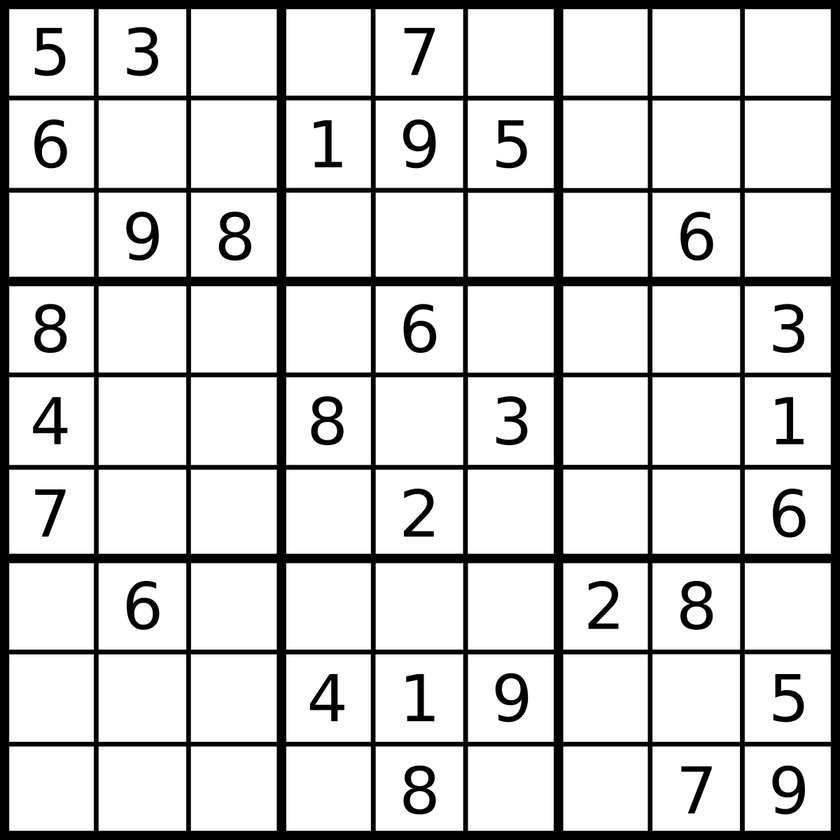
#> input picture openCV/images/r.png, 840 x 840 px, shrunk from 1200 x 1200 before the run, given in place of r.jpg, which was not available
$ python ex40_SobelEdgeDetection.py   (older library calls are emulated)
#> lines starting #> are read from the running program, lines starting #| are printed output that depends on the picture; pictures that were not available may be replaced by others from this repository, and a replacement may not be noted
import numpy as np
import matplotlib.pyplot as plt
from cv2 import cv2

myImg = cv2.imread('E:\\ImageProcessingdenemeleri\\images\\r.jpg')
#> myImg is the input picture: shape (840, 840, 3); min 0, max 255, mean 209.7

myImg64I = cv2.Sobel(myImg,cv2.CV_64F,1,0,ksize = 3)
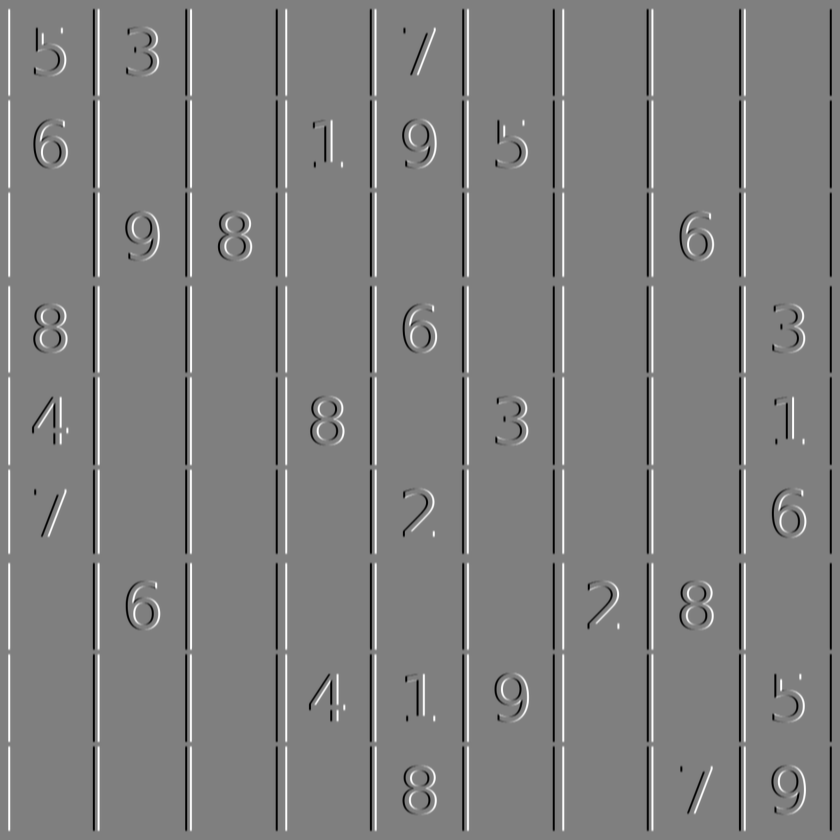
#> myImg64I: shape (840, 840, 3) float64; min -1020, max 1020, mean 0; drawn with min black and max white
myImg8UI = cv2.Sobel(myImg, cv2.CV_8U,1,0,ksize = 3)
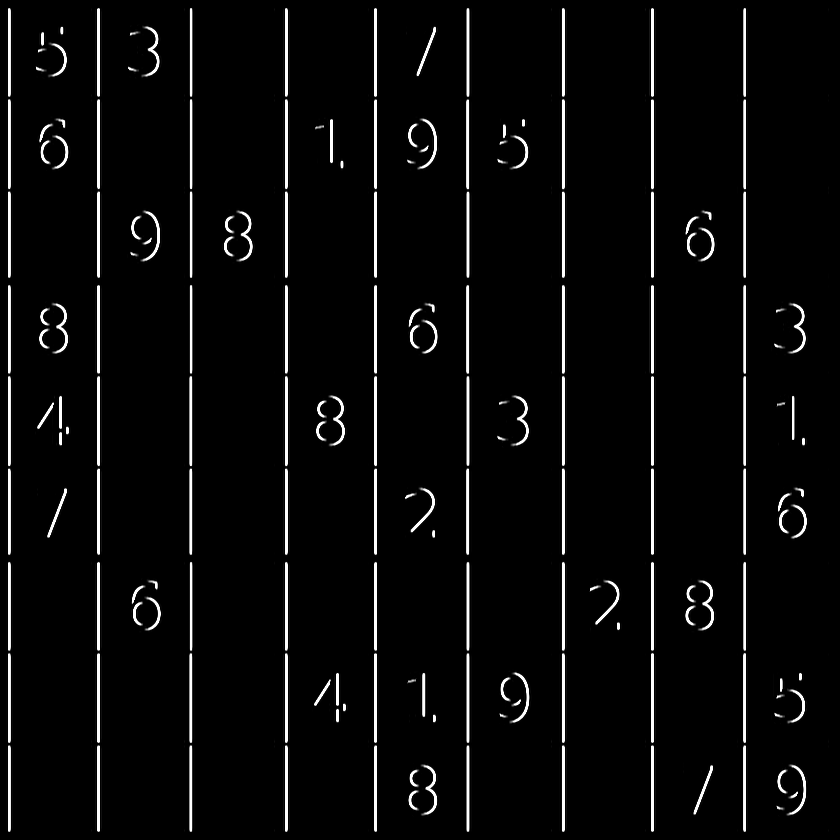
#> myImg8UI: shape (840, 840, 3); min 0, max 255, mean 10.3
myAbsolute64UI = np.absolute(myImg64I)
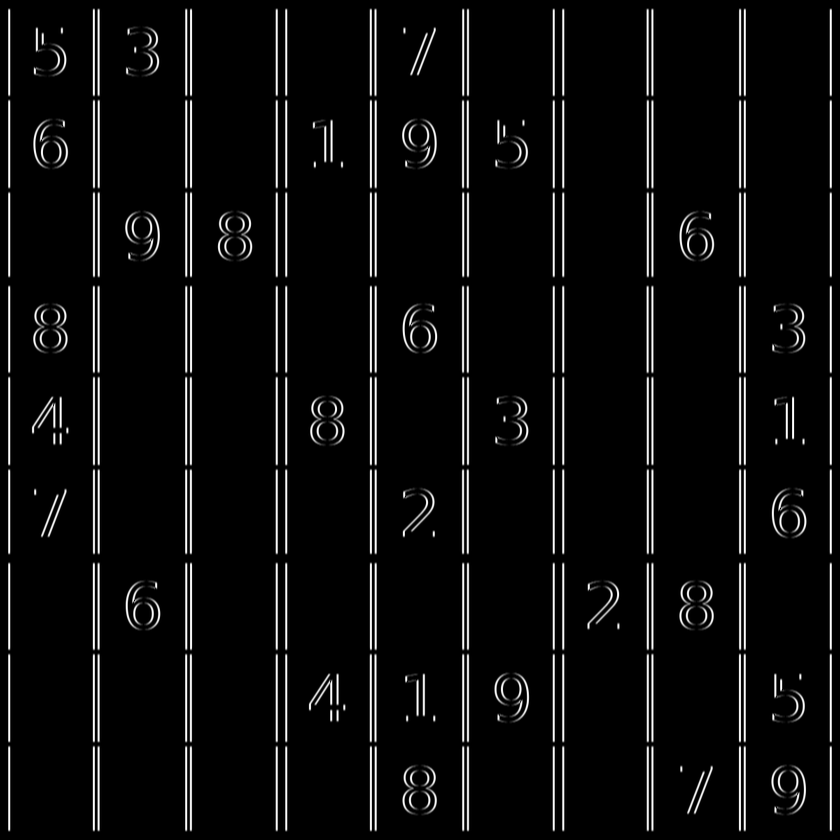
#> myAbsolute64UI: shape (840, 840, 3) float64; min 0, max 1020, mean 51.3; drawn with min black and max white
myAbsoluteSobel8UI = np.uint8(myAbsolute64UI)
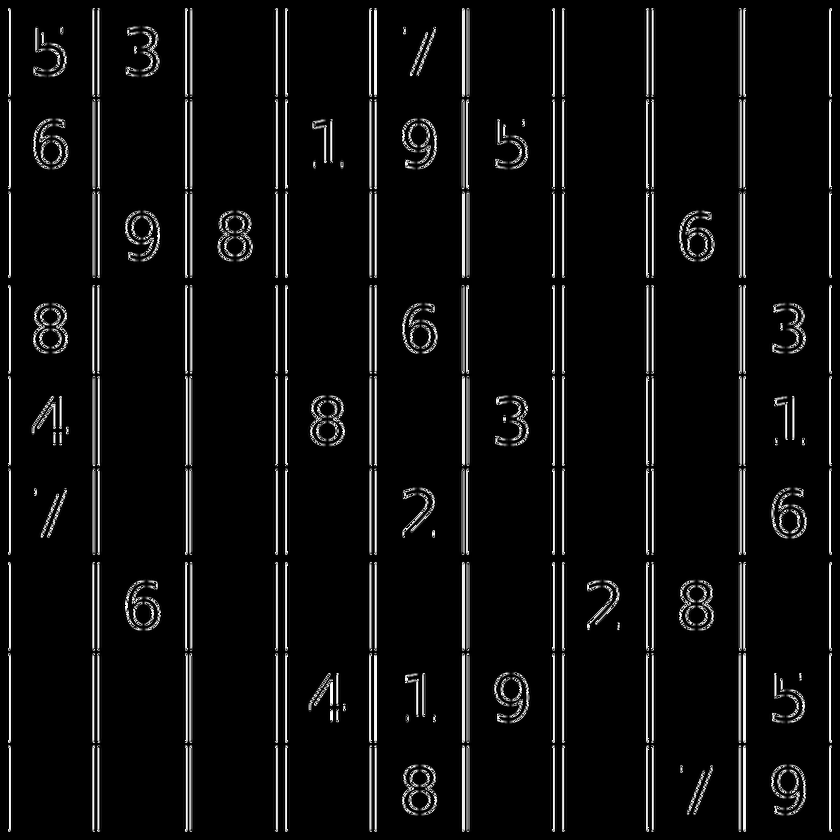
#> myAbsoluteSobel8UI: shape (840, 840, 3); min 0, max 255, mean 13.9

titles = ['Original','Sobel 64 UI','Sobel 8 UI','Absolute Sobel 8 UI']
images = [myImg,myImg64I,myImg8UI,myAbsoluteSobel8UI]

for i in range(4):
    plt.subplot(2,2,i+1), plt.imshow(images[i]) ,plt.title(titles[i])
    plt.xticks([]), plt.yticks([])

plt.show()
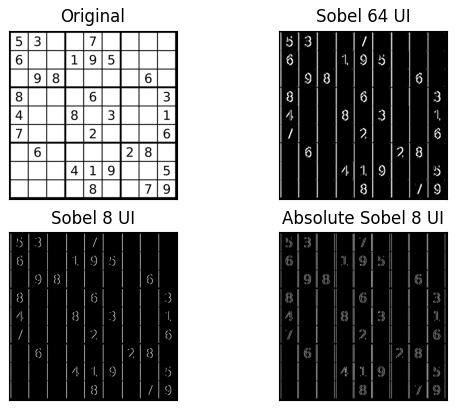
#> figure drawn by matplotlib, 4 panels
